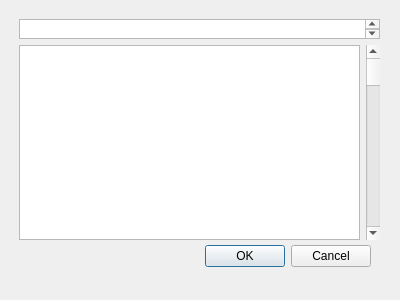
<?xml version="1.0" encoding="UTF-8"?>
<ui version="4.0">
 <class>SerialConnection</class>
 <widget class="QDialog" name="SerialConnection">
  <property name="geometry">
   <rect>
    <x>0</x>
    <y>0</y>
    <width>400</width>
    <height>300</height>
   </rect>
  </property>
  <property name="windowTitle">
   <string>Dialog</string>
  </property>
  <widget class="QDialogButtonBox" name="buttonBox">
   <property name="geometry">
    <rect>
     <x>30</x>
     <y>240</y>
     <width>341</width>
     <height>32</height>
    </rect>
   </property>
   <property name="orientation">
    <enum>Qt::Horizontal</enum>
   </property>
   <property name="standardButtons">
    <set>QDialogButtonBox::Cancel|QDialogButtonBox::Ok</set>
   </property>
  </widget>
  <widget class="QWidget" name="verticalLayoutWidget">
   <property name="geometry">
    <rect>
     <x>19</x>
     <y>19</y>
     <width>361</width>
     <height>221</height>
    </rect>
   </property>
   <layout class="QVBoxLayout" name="verticalLayout">
    <item>
     <widget class="QPlainTextEdit" name="plainTextEdit">
      <property name="maximumSize">
       <size>
        <width>16777215</width>
        <height>20</height>
       </size>
      </property>
     </widget>
    </item>
    <item>
     <layout class="QHBoxLayout" name="horizontalLayout">
      <property name="sizeConstraint">
       <enum>QLayout::SetDefaultConstraint</enum>
      </property>
      <property name="leftMargin">
       <number>0</number>
      </property>
      <property name="topMargin">
       <number>0</number>
      </property>
      <property name="rightMargin">
       <number>0</number>
      </property>
      <item>
       <widget class="QListView" name="listView"/>
      </item>
      <item>
       <widget class="QScrollBar" name="verticalScrollBar">
        <property name="orientation">
         <enum>Qt::Vertical</enum>
        </property>
       </widget>
      </item>
     </layout>
    </item>
   </layout>
  </widget>
 </widget>
 <resources/>
 <connections>
  <connection>
   <sender>buttonBox</sender>
   <signal>accepted()</signal>
   <receiver>SerialConnection</receiver>
   <slot>accept()</slot>
   <hints>
    <hint type="sourcelabel">
     <x>248</x>
     <y>254</y>
    </hint>
    <hint type="destinationlabel">
     <x>157</x>
     <y>274</y>
    </hint>
   </hints>
  </connection>
  <connection>
   <sender>buttonBox</sender>
   <signal>rejected()</signal>
   <receiver>SerialConnection</receiver>
   <slot>reject()</slot>
   <hints>
    <hint type="sourcelabel">
     <x>316</x>
     <y>260</y>
    </hint>
    <hint type="destinationlabel">
     <x>286</x>
     <y>274</y>
    </hint>
   </hints>
  </connection>
 </connections>
</ui>
